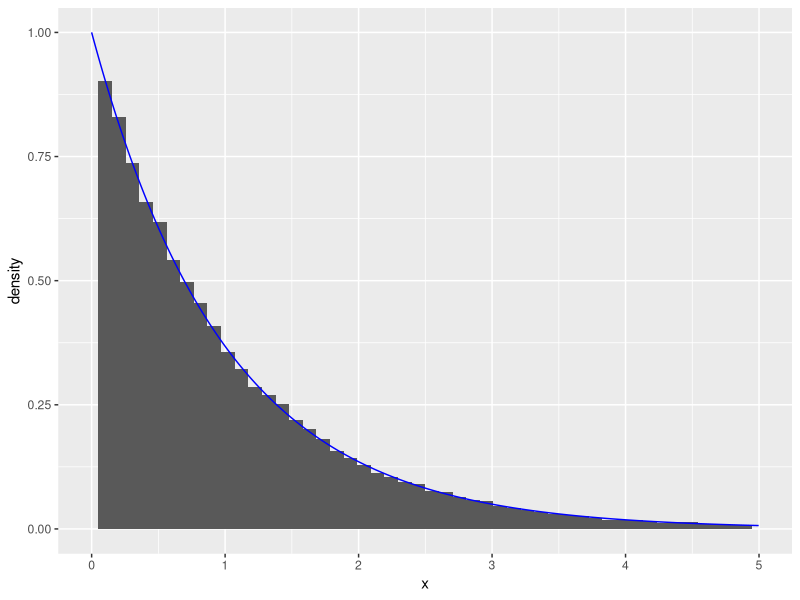
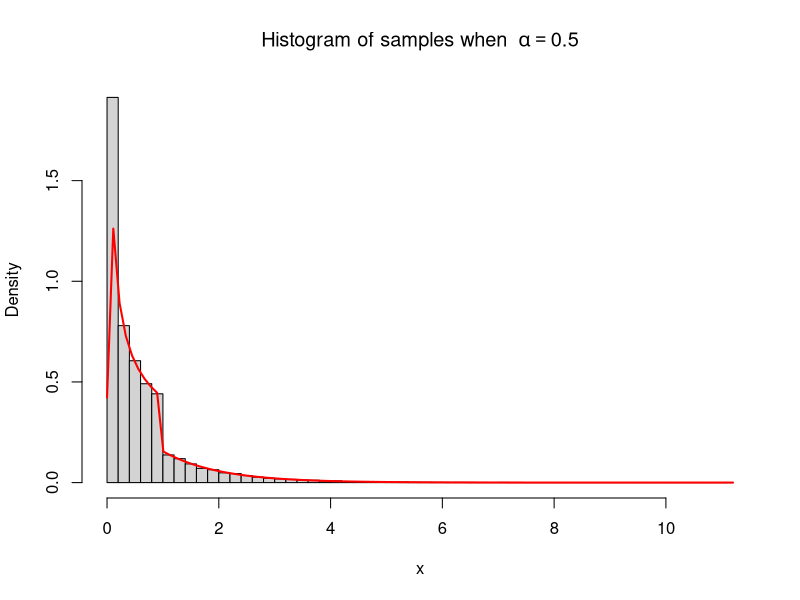
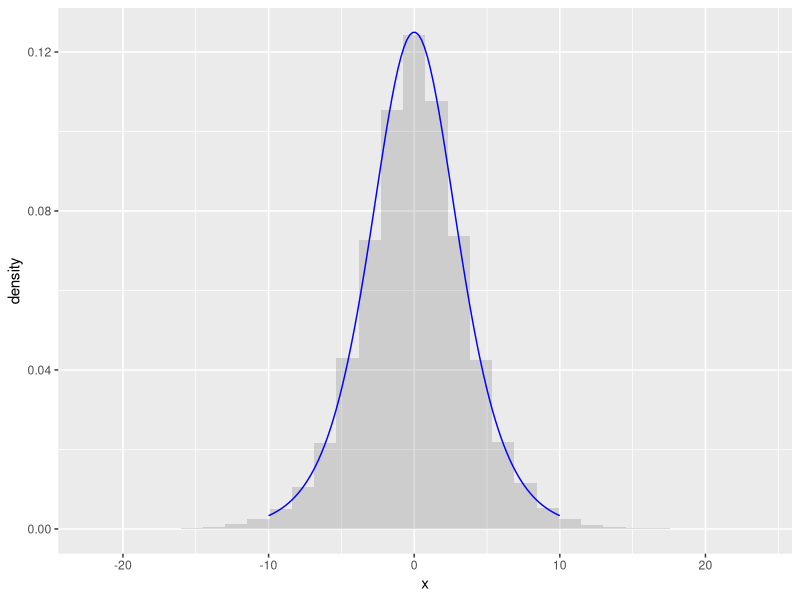
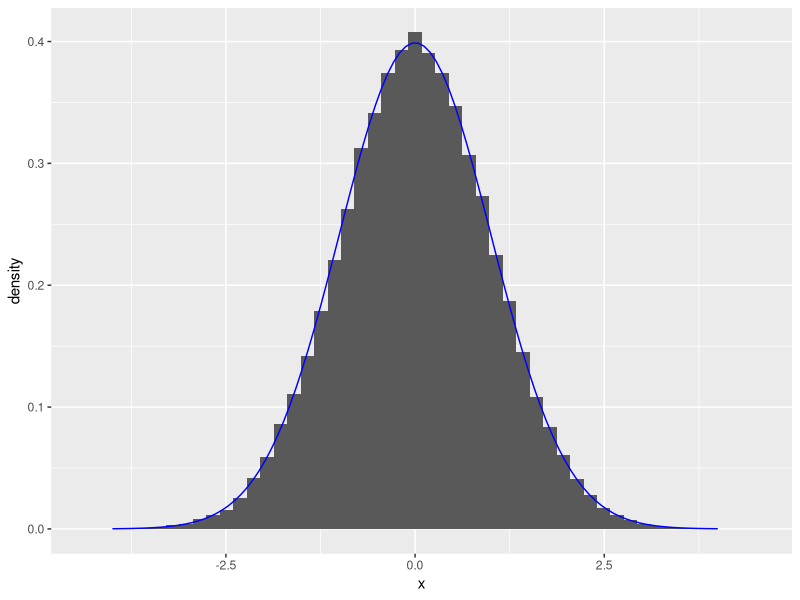
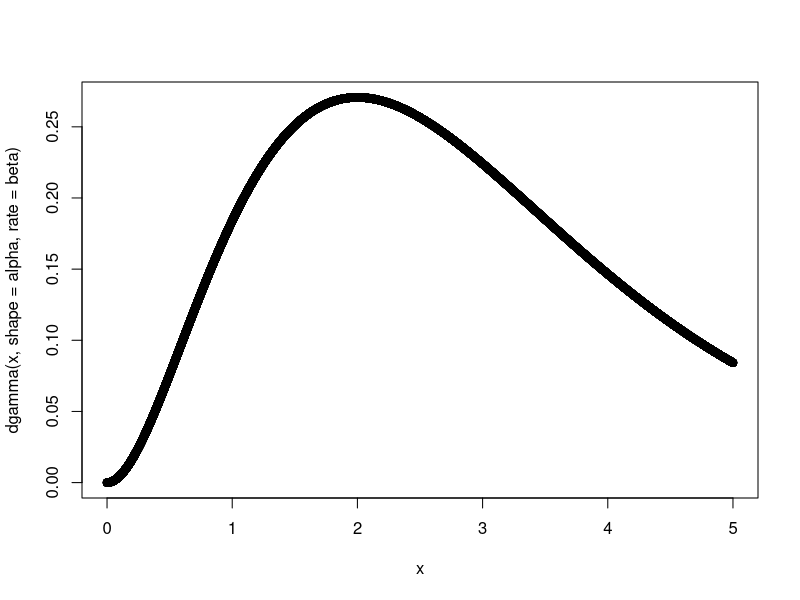

The R script that drew these images, in order:
## ---- chunk 1
# n: number of samples to generate
# rate: the rate
# expdist returns a vector with generated random numbers from exponential distribution
expdist <- function(rate, n) {
   u <- runif(n)
   x <-  -log( (1/rate)*( 1 - u))/rate
   list = list(x, u)
   return(list)
}
n <- 60000
lambda <- 1
outval <- expdist(lambda, n)
x = outval[[1]]
y = outval[[2]]
library(ggplot2)
ggplot(data.frame(x=x))+geom_histogram(aes(x=x, y = ..density..), bins = 50)+geom_line(data = data.frame(x=x,y=dexp(x, rate = 1)), aes(x=x, y=y), color = "blue")+xlim(0,5)
## ---- chunk 2
# ca: normalizing constant
ca <- function(alpha) {
  return(exp(1)*alpha/(exp(1)+alpha))
}
# alpha: parameter alpha
# n: number of samples to generate
# dist1 returns a vector of random numbers from the distribution g
dist1 <- function(alpha, n) {
   u <- runif(n)
   L = u<ca(alpha)/alpha
   res = c(1:n)*0
   res[L] = (u[L]*alpha/ca(alpha))^(1/alpha)
   res[!L] = -log((1-u[!L])/ca(alpha))
   return(list(res,u))
}

g_test = function(alpha, x) {
  res = c(1:length(x))*0
  L = x<1&x>0
  res[L] = ca(alpha)*x[L]^(alpha-1)
  res[!L] = ca(alpha)*exp(-x[!L])
  return (res)
}

n <- 60000
alpha <- 0.5
outval1 <- dist1(alpha, n)
x <- outval1[[1]]
y <- outval1[[2]]

hist(x, breaks = 50, freq = FALSE, main = bquote("Histogram of samples when "~alpha == .(alpha)))
curve(g_test(alpha, x), col = "red", lwd = 2, add=TRUE)
## ---- chunk 3
# alpha: the parameter alpha
# n: number of samples to be generated
# dist3 gives a vector of random variables from the distribution in question 3b
dist3 <- function(alpha, n) {
   u <- runif(n)
   x <- 1/alpha*log(-u/(u-1))
   list = list(x, u)
   return(list)
}
# checkfunc3 gives values from the theoretical function that we want to check with
x <- seq(from = -10, to = 10, length.out = 100)
checkfunc3 <- function(alpha, x) {
  return(alpha*exp(alpha*x)/(1+exp(alpha*x))^2)
}
outval3 <- dist3(alpha, n)
ggplot(data.frame(x = outval3[[1]], y = outval3[[2]]))+
  geom_histogram(aes(x=x, y=..density..),alpha=0.2)+geom_line(data = data.frame(x=x,y=checkfunc3(alpha,x)), aes(x=x, y=y), color = "blue")

## ---- chunk 4
# n: number of samples to generate
# mynormal samples from box-muller algorithm
mynormal <- function(n) {
  u1=runif(n)
  u2=runif(n)
  return (sqrt(-2*log(u1))*sin(2*pi*u2))
}
n = 100000
mynormalout <- mynormal(n)
std_normal_data <- data.frame(x=mynormalout)
x <- seq(-4, 4, length=100)
ggplot(std_normal_data)+
  geom_histogram(aes(x=x, y=..density..),bins=50)+geom_line(data = data.frame(x=x,y=dnorm(x)), aes(x=x, y=y), color = "blue")
## ---- chunk 5
# mu: mean of the multivariate normal distribution
# sigma: covariance matrix of the multivariate normal distribution
dim = 2
mu <- c(1,2)
M=chol(matrix(c(2,1,1,3),dim,dim))
sigma <- t(M)%*%M
## ---- chunk 6
# y: matrix to store the realisations of the multivariate normal distribution
n = 100000
y = matrix(0, dim, n)
for (i in 1:n) {
   y[,i] = mu + t(M)%*%mynormal(dim)
}
# means: vector with the mean of the simulated values
means=numeric(dim)
for (i in 1:dim){
means[i]=mean(y[i,])
}
# covmatrix: matrix with the covariances of the simulated values
covmatrix = cov(t(y))
print("The chosen mean vector is: ")
print(mu)
print("The simulated mean vector is: ")
print(means)
print("The chosen covariance matrix is: ")
print(sigma)
print("The simulated covariance vector is: ")
print(covmatrix)
## ---- chunk 7
#TODO: Generate n independent samples from f
## ---- chunk 8
# TODO: Write an R function that generates a vector of n independent samples from f. Use the function
# to check how many tries the algorithm needs to generate n = 1000 realisations depending on
# the value of α ∈ (1, 2000]. Generate a plot with values of α on the x-axis and the number of
# tries used on the y-axis. Interpret the result.
# Caution: You need to implement the algorithm on log-scale, otherwise you will get NAs already
# for α around 30.
## ---- chunk 9
# TODO: Write an R function that generates a vector of n independent samples from a gamma distribution
#with parameters α and β. Note that the function should work for any values α > 0 and β > 0,

rate <- 1 
x <- seq(0, 5, by=0.0001)  
alpha =3
beta=1
plot(x,dgamma(x, shape=alpha, rate=beta))

## ---- chunk 10
# Delete this before the exercise is finished, only for help 
mynormal <- function(n) {
  u1=runif(n)
  u2=runif(n)
  return (sqrt(-2*log(u1))*sin(2*pi*u2))
}
## ---- chunk 11
# indicator_func return
indicator_func <- function(x) {
  return (x>4)
}

# monte_carlo estimates the probability and the variance
# n: number of samples to generate when estimating

monte_carlo <- function(n) {
  normal = mynormal(n)
  h = indicator_func(normal)
  theta_estimate = (1/n)*sum(h)
  variance_estimate = var(h)/(n-1)
  return(c(theta_estimate, variance_estimate))
}

n = 100000

monte_carlo_test <- monte_carlo(n)
# lower: lower limit of confidence interval
# upper: upper limit of confidence interval

lowermc <- monte_carlo_test[1] + qnorm(0.025)*sqrt(monte_carlo_test[2])

uppermc <- monte_carlo_test[1] + qnorm(0.975)*sqrt(monte_carlo_test[2])

## ---- chunk 12
# importance_sampling estimates the probability via the density g
# n: number of samples to generate
importance_sampling <- function(n) {
  u = runif(n)
  x = sqrt(16-2*log(1-u))
  f = 1/sqrt(2*pi)*exp(-0.5*x^2)
  g = x*exp(-0.5*x^2+8)
  h = indicator_func(x)
  theta_estimate = (1/n)*sum(h*f/g)
  variance_estimate = (1/(n*(n-1)))*sum(h*f/g-theta_estimate)^2
  return(c(theta_estimate, variance_estimate))
}

n = 10^5
importance_test <- importance_sampling(n)

# lower: lower limit of confidence interval
# upper: upper limit of confidence interval
lowerim <- importance_test[1] + qnorm(0.025)*sqrt(importance_test[2])
upperim <- importance_test[1] + qnorm(0.975)*sqrt(importance_test[2])
## ---- chunk 13
monte_carlo_test5 <- monte_carlo(10^5)
monte_carlo_test6 <- monte_carlo(10^6)
monte_carlo_test7 <- monte_carlo(10^7)

lowermc5 <- monte_carlo_test5[1] + qnorm(0.025)*sqrt(monte_carlo_test5[2])
uppermc5 <- monte_carlo_test5[1] + qnorm(0.975)*sqrt(monte_carlo_test5[2])
lowermc6 <- monte_carlo_test6[1] + qnorm(0.025)*sqrt(monte_carlo_test6[2])
uppermc6 <- monte_carlo_test6[1] + qnorm(0.975)*sqrt(monte_carlo_test6[2])
lowermc7 <- monte_carlo_test7[1] + qnorm(0.025)*sqrt(monte_carlo_test7[2])
uppermc7 <- monte_carlo_test5[1] + qnorm(0.975)*sqrt(monte_carlo_test7[2])
## ---- chunk 14
# antithet gives an estimate of the probability and the variance 
# n: number of sample pairs to generate
antithet <- function(n){
  u = runif(n)
  x1 = sqrt(16-2*log(u)) 
  x2 = sqrt(16-2*log(1-u))
  f1 = (1/sqrt(2*pi))*exp(-0.5*x1^2) 
  f2 = (1/sqrt(2*pi))*exp(-0.5*x2^2)
  g1 = x1*exp(-0.5*x1^2+8) 
  g2 = x2*exp(-0.5*x2^2+8)
  h1 = indicator_func(x1)
  h2 = indicator_func(x2)
  
  theta_estimate1 = (1/n)*sum(h1*f1/g1)
  theta_estimate2 = (1/n)*sum(h2*f2/g2)
  theta_estimate = (theta_estimate1+theta_estimate2)/2
  
  variance_estimate1 = (1/(n-1))*sum(h1*f1/g1-theta_estimate1)^2
  variance_estimate2 = (1/(n-1))*sum(h2*f2/g2-theta_estimate2)^2
  cov = (1/(n-1))*sum(h1*f1/g1-theta_estimate1)*sum(h2*f2/g2-theta_estimate2)
  variance_estimate = (1/(4*n))*(variance_estimate1+variance_estimate2+2*cov)
  
  return(c(theta_estimate, variance_estimate))
}
## ---- chunk 15
antithetic_test <- antithet(5*10^4)

loweranti <- antithetic_test[1] + qnorm(0.025)*sqrt(antithetic_test[2])

upperanti <- antithetic_test[1] + qnorm(0.975)*sqrt(antithetic_test[2])
